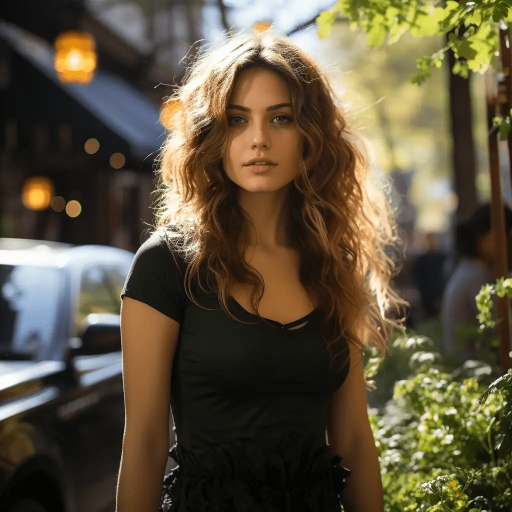
#> input picture imagem3.png, 1024 x 1024 px (shown at 1/2 size)
$ python colorfilter.py
#> lines starting #> are read from the running program, lines starting #| are printed output that depends on the picture
#> further down, image is the input picture: shape (1024, 1024, 3); mean B, G, R 61.6, 83.1, 93.7
import cv2
import numpy as np
import matplotlib.pyplot as plt
from scipy.interpolate import UnivariateSpline

# Construir a lookup table para aumentar o valor dos pixels
increase_table = np.clip(UnivariateSpline(x=[0, 64, 128, 255], y=[0, 75, 155, 255])(range(256)), 0, 255).astype(np.uint8)

# Construir a lookup table para diminuir o valor dos pixels
decrease_table = np.clip(UnivariateSpline(x=[0, 64, 128, 255], y=[0, 45, 95, 255])(range(256)), 0, 255).astype(np.uint8)

def applyWarm(image):
    blue_channel, green_channel, red_channel = cv2.split(image)
    # Aumenta o vermelho
    red_channel = cv2.LUT(red_channel, increase_table).astype(np.uint8)
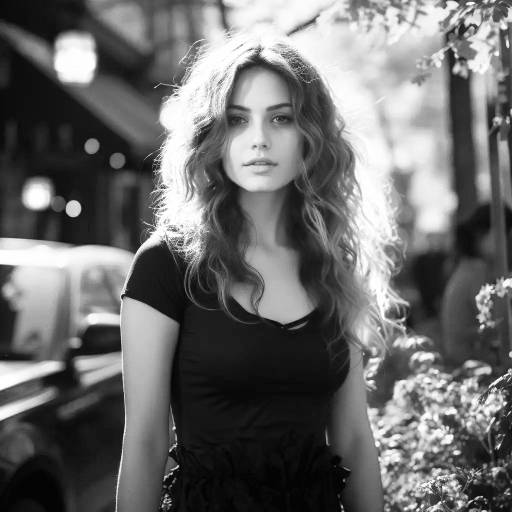
#> red_channel: shape (1024, 1024) (shown at 1/2 size); min 4, max 254, mean 106.9
    # Diminui o azul
    blue_channel = cv2.LUT(blue_channel, decrease_table).astype(np.uint8)
    # Mesclar os canais novamente
    output_image = cv2.merge((blue_channel, green_channel, red_channel))
    return output_image

def applyCold(image):
    blue_channel, green_channel, red_channel = cv2.split(image)
    # Aumenta o azul
    blue_channel = cv2.LUT(blue_channel, increase_table).astype(np.uint8)
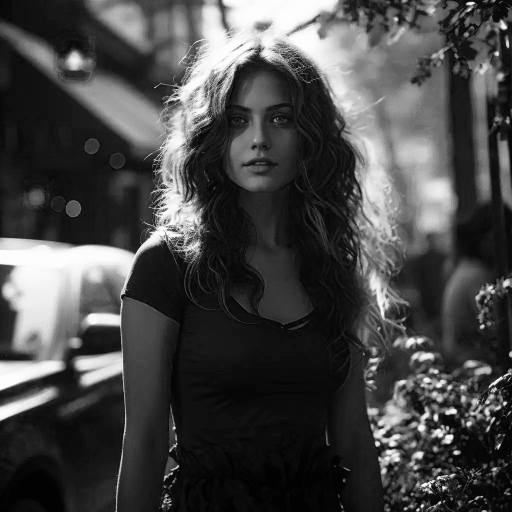
#> blue_channel: shape (1024, 1024) (shown at 1/2 size); min 2, max 253, mean 70.2
    # Diminui o vermelho
    red_channel = cv2.LUT(red_channel, decrease_table).astype(np.uint8)
    # Mesclar os canais novamente
    output_image = cv2.merge((blue_channel, green_channel, red_channel))
    return output_image


midtone_contrast_increase = UnivariateSpline(x=[0, 25, 51, 76, 102, 128, 153, 178, 204, 229, 255],
                                                    y=[0, 13, 25, 51, 76, 128, 178,  204, 223, 239, 255])(range(256))

lowermids_increase = UnivariateSpline (x=[0, 16, 32, 48, 64, 80, 96, 111, 128, 143, 159, 175, 191, 207, 223, 239, 255],
                                           y=[0, 18, 35, 64, 81, 99, 107, 112, 121, 143, 159, 175, 191, 207, 223, 239, 255]) (range(256))

uppermids_decrease = UnivariateSpline (x=[0, 16, 32, 48, 64, 80, 96, 111, 128, 143, 159, 175, 191, 207, 223, 239, 255],
                                       y=[0, 16, 32, 48, 64, 80, 96, 111, 128, 140, 148, 160, 171, 187, 216, 236, 255]) (range(256))
print(f'primeiros 10 elementos midtone: \n {midtone_contrast_increase[:10]}\n')
print(f'primeiros 10 elementos lowermids: \n {lowermids_increase[:10]}\n')
print(f'primeiros 10 elementos uppermids: \n {uppermids_decrease[:10]}\n')

def applyGotham(image, display=True):
#> called with display = True
    blue_channel, green_channel, red_channel = cv2.split(image)
    # Aumenta o contraste dos tons médios
    red_channel = cv2.LUT(red_channel, midtone_contrast_increase).astype(np.uint8)
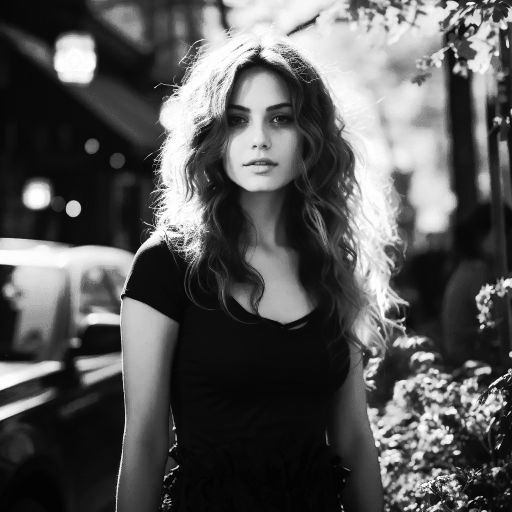
#> red_channel: shape (1024, 1024) (shown at 1/2 size); min 3, max 254, mean 86.3

    blue_channel = cv2.LUT(blue_channel, lowermids_increase).astype(np.uint8)
    # Aumenta os tons mais escuros
    blue_channel = cv2.LUT(blue_channel, uppermids_decrease).astype(np.uint8)
    # Diminui os tons mais claros
    # Mesclar os canais novamente
    output_image = cv2.merge((blue_channel, green_channel, red_channel))
    return output_image

def grayscale(image):
    gray = cv2.cvtColor(image, cv2.COLOR_BGR2GRAY)

    output_image = cv2.merge((gray, gray, gray))
    return output_image

def applySepia(image, display=True):
    #converter a imagem em float
#> called with display = True
    image_float = np.array(image, dtype=np.float64)
    blue_channel, green_channel, red_channel = cv2.split(image)
    # Aplicar os filtros
    output_blue = (red_channel * 0.272) + (green_channel * 0.534) + (blue_channel * 0.131)
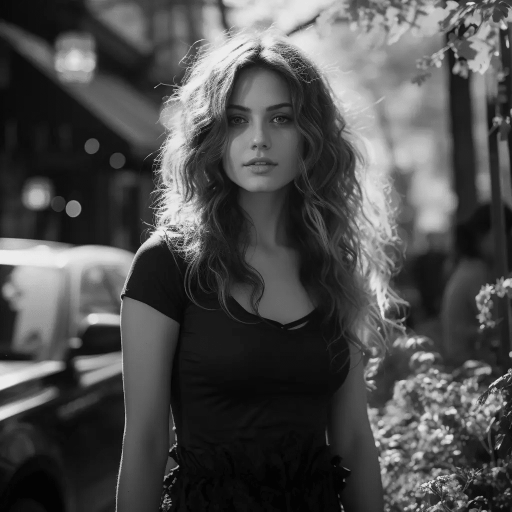
#> output_blue: shape (1024, 1024) float64 (shown at 1/2 size); min 3.49, max 236.4, mean 77.9
    output_green = (red_channel * 0.349) + (green_channel * 0.686) + (blue_channel * 0.168)
    output_red = (red_channel * 0.393) + (green_channel * 0.769) + (blue_channel * 0.189)
    # Mesclar os canais novamente
    output_image = cv2.merge((output_blue, output_green, output_red))
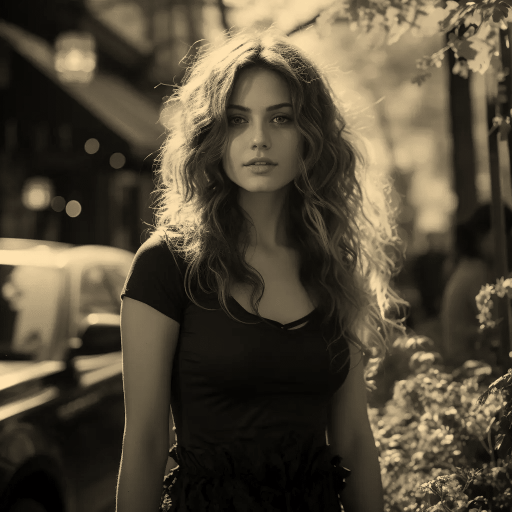
#> output_image: shape (1024, 1024, 3) float64 (shown at 1/2 size); mean of channels 0, 1, 2 77.9, 100.1, 112.4; drawn with min black and max white

    #sepia para os 3 espaços de cor
    sepia_matrix =np.matrix([[0.272, 0.534, 0.131],
                             [0.349, 0.686, 0.168],
                             [0.393, 0.769, 0.189]])
    output_image[output_image > 255] = 255
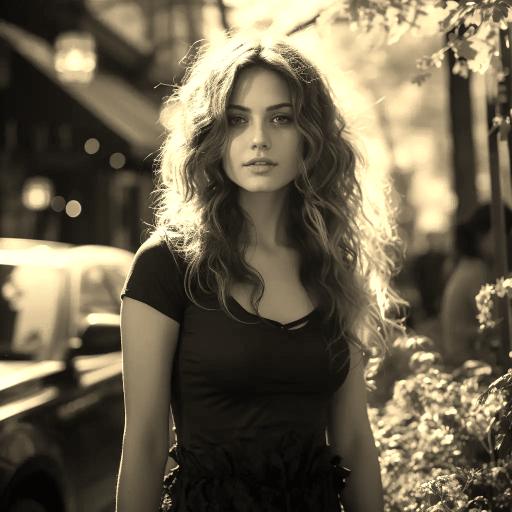
#> output_image: shape (1024, 1024, 3) float64 (shown at 1/2 size); mean of channels 0, 1, 2 77.9, 98.7, 108.2; drawn as B, G, R
    output_image = np.array(output_image, dtype=np.uint8)
    return output_image

# Carregar a imagem
image = cv2.imread("imagem3.png")
if image is None:
    print("Erro: A imagem não foi encontrada.")
    exit()

# Aplicar os filtros
warm_image = applyWarm(image)
cold_image = applyCold(image)
gotham_image = applyGotham(image)
gray_image = grayscale(image)
output_image = applySepia(image)

# Exibir as imagens na mesma janela
plt.figure(figsize=[12, 8])  # Ajustar o tamanho da janela
plt.subplot(161)
plt.imshow(image[:, :, ::-1])
plt.title('Imagem Original')
plt.axis('off')

plt.subplot(162)
plt.imshow(warm_image[:, :, ::-1])
plt.title('Filtro Quente')
plt.axis('off')

plt.subplot(163)
plt.imshow(cold_image[:, :, ::-1])
plt.title('Filtro Frio')
plt.axis('off')

plt.subplot(164)
plt.imshow(gotham_image[:, :, ::-1])
plt.title('Filtro Gotham')
plt.axis('off')

plt.subplot(165)
plt.imshow(gray_image[:, :, ::-1])
plt.title('Escala de Cinza')
plt.axis('off')

# Exibir a janela
plt.subplot(166)
plt.imshow(output_image[:, :, ::-1])
plt.title('Filtro Sepia')
plt.axis('off')


plt.show()
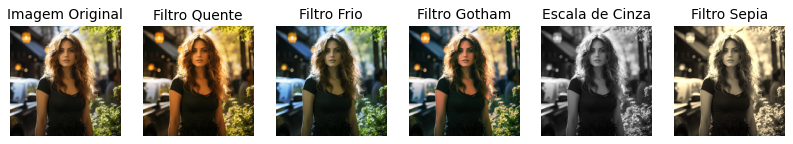
#> figure drawn by matplotlib, 6 panels

$ run again, with imagem2.png copied over imagem3.png
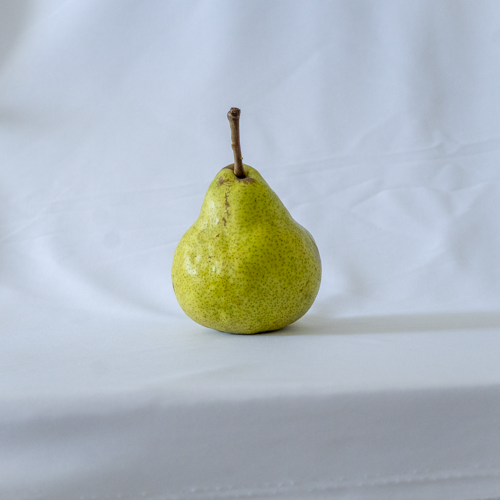
#> input picture imagem2.png, 500 x 500 px
#> image is the input picture: shape (500, 500, 3); mean B, G, R 191.9, 186.3, 177
#> in applySepia, `output_green = (red_channel * 0.349) + (green_channel * 0.686) + (blue..`:
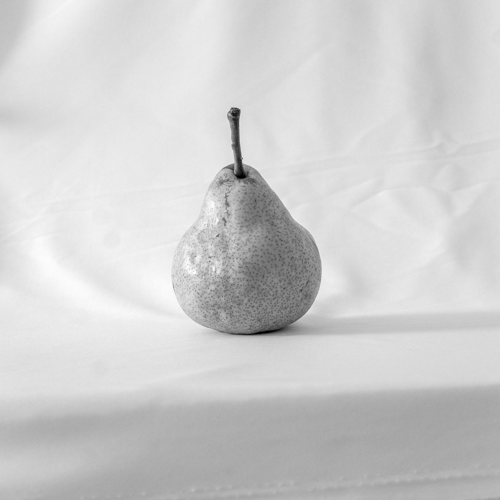
#> output_green: shape (500, 500) float64; min 0, max 273.2, mean 221.8; drawn with min black and max white
#> in applySepia, `output_image[output_image > 255] = 255`:
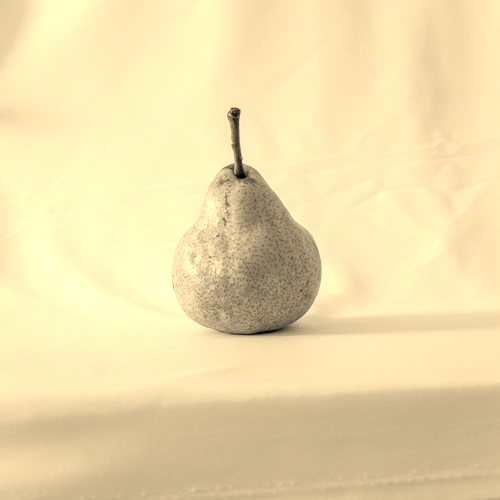
#> output_image: shape (500, 500, 3) float64; mean of channels 0, 1, 2 172.8, 221.6, 239.1; drawn as B, G, R
